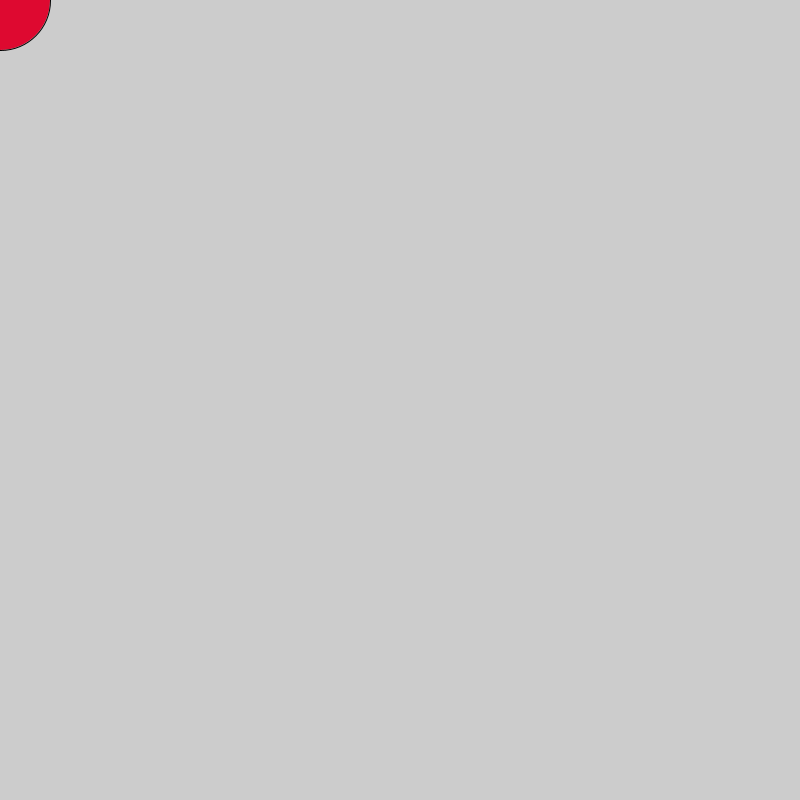
Frame 1 (no input)
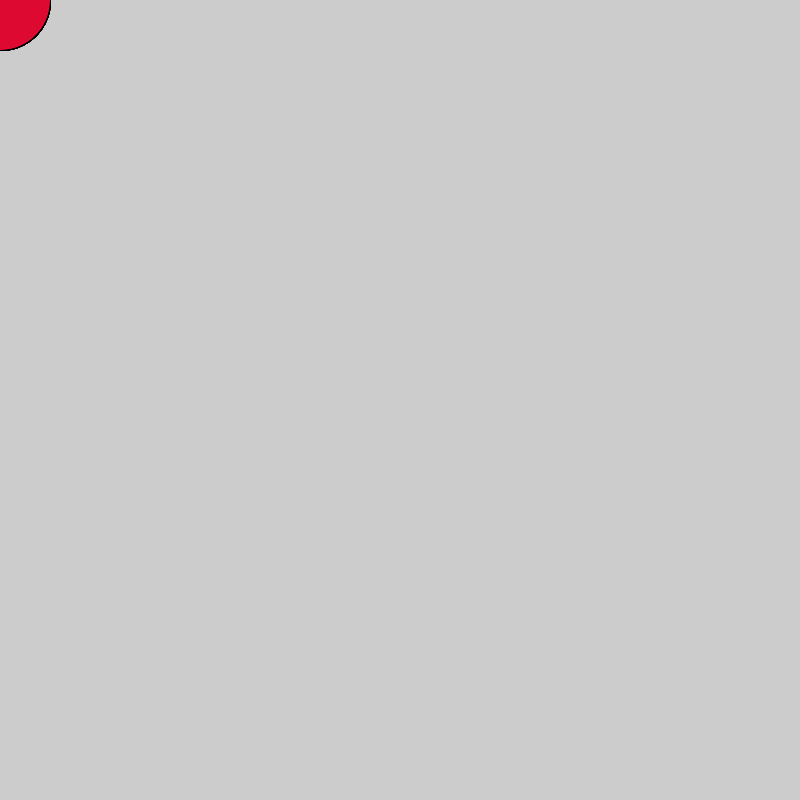
Frame 60 (the mouse pressed at the canvas centre just before this capture)
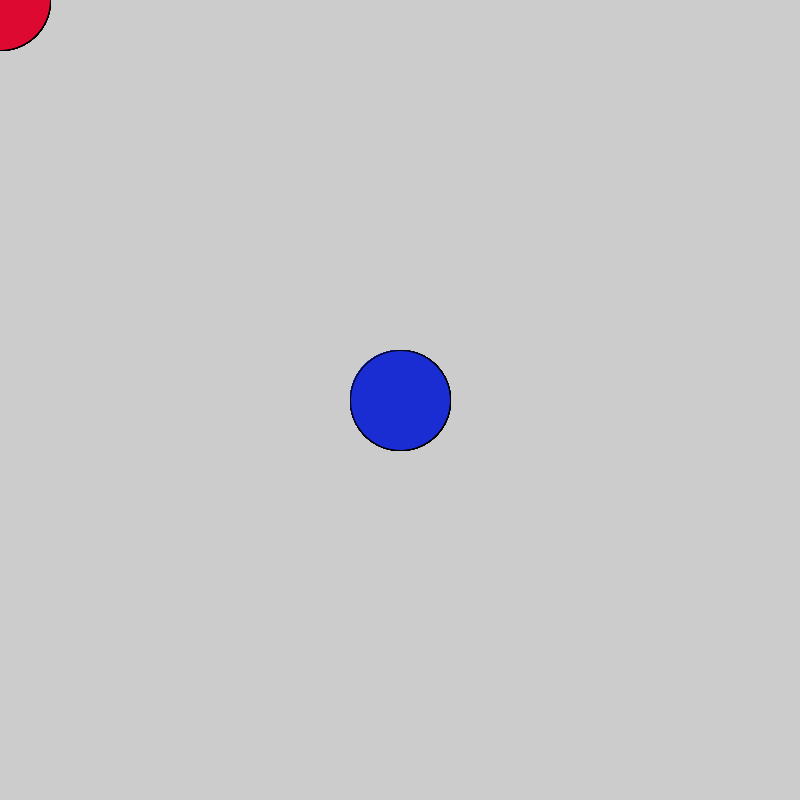
Frame 120 (the mouse held since frame 60 and released just before this capture)

The Processing sketch that drew these frames (run headless with seeded random() and noise(); from frame 60 on, the mouse is pressed at the canvas centre):

// Processing sketch: Logical_Dot_Aryan
// ── Logical_Dot_Aryan.pde
void setup()
{
  size(800,800);
  
  
}

void draw()
{
  
  if(mousePressed)
  {
    fill(#1A2DD3);
    ellipse(mouseX,mouseY,100,100);
  }
  
  else
  {
   fill(#DE0930);
  ellipse(mouseX,mouseY,100,100);
  }
}
